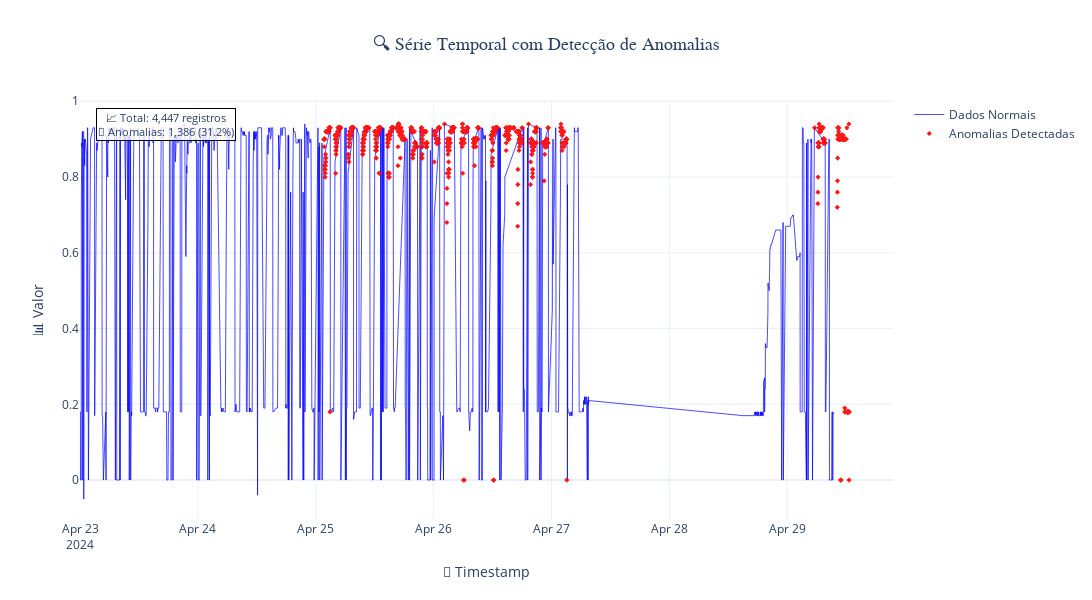

The notebook cell saved with this chart:
### Code cell
"""
📊 VISUALIZAÇÃO DA SÉRIE TEMPORAL
=================================

Criação de visualização interativa da série temporal completa
com destaque para as anomalias identificadas.
"""

print("📊 Criando visualização da série temporal...")

# Criar gráfico interativo com Plotly
fig = go.Figure()

# Dados normais
normal_data = data[data['is_anomaly'] == 0]
fig.add_trace(go.Scatter(
    x=normal_data['timestamp_dt'],
    y=normal_data['value'],
    mode='lines',
    name='Dados Normais',
    line=dict(color='blue', width=1),
    opacity=0.7,
    hovertemplate='<b>Normal</b><br>Timestamp: %{x}<br>Valor: %{y:.3f}<extra></extra>'
))

# Dados anômalos
anomaly_data = data[data['is_anomaly'] == 1]
if len(anomaly_data) > 0:
    fig.add_trace(go.Scatter(
        x=anomaly_data['timestamp_dt'],
        y=anomaly_data['value'],
        mode='markers',
        name='Anomalias Detectadas',
        marker=dict(color='red', size=4, symbol='diamond'),
        opacity=0.9,
        hovertemplate='<b>Anomalia</b><br>Timestamp: %{x}<br>Valor: %{y:.3f}<br>Cluster: %{text}<extra></extra>',
        text=anomaly_data['cluster_label']
    ))

# Layout do gráfico
fig.update_layout(
    title={
        'text': '🔍 Série Temporal com Detecção de Anomalias',
        'x': 0.5,
        'font': {'size': 18, 'family': 'Arial Black'}
    },
    xaxis_title='📅 Timestamp',
    yaxis_title='📊 Valor',
    width=1200,
    height=600,
    hovermode='x unified',
    showlegend=True,
    template='plotly_white',
    font=dict(size=12)
)

# Adicionar anotações para destacar períodos de anomalia
fig.add_annotation(
    x=0.02, y=0.98,
    xref="paper", yref="paper",
    text=f"📈 Total: {len(data):,} registros<br>🚨 Anomalias: {anomaly_count:,} ({anomaly_percentage:.1f}%)",
    showarrow=False,
    font=dict(size=11),
    bgcolor="rgba(255,255,255,0.8)",
    bordercolor="black",
    borderwidth=1
)

fig.show()
print("✅ Visualização criada com sucesso!")

### Figure 1 — Plotly figure (JSON) as saved in the notebook; plotly's stock layout.template omitted (floating-point values rounded to 4 significant figures; data arrays with more than 128 entries replaced by an {"elided": "..."} marker saying what was removed)
{"data": [{"hovertemplate": "<b>Normal</b><br>Timestamp: %{x}<br>Valor: %{y:.3f}<extra></extra>", "line": {"color": "blue", "width": 1}, "mode": "lines", "name": "Dados Normais", "opacity": 0.7, "type": "scatter", "x": {"elided": "3061 str values"}, "y": {"elided": "3061 float values"}}, {"hovertemplate": "<b>Anomalia</b><br>Timestamp: %{x}<br>Valor: %{y:.3f}<br>Cluster: %{text}<extra></extra>", "marker": {"color": "red", "size": 4, "symbol": "diamond"}, "mode": "markers", "name": "Anomalias Detectadas", "opacity": 0.9, "text": {"elided": "1386 int values"}, "type": "scatter", "x": {"elided": "1386 str values"}, "y": {"elided": "1386 float values"}}], "layout": {"annotations": [{"bgcolor": "rgba(255,255,255,0.8)", "bordercolor": "black", "borderwidth": 1, "font": {"size": 11}, "showarrow": false, "text": "📈 Total: 4,447 registros<br>🚨 Anomalias: 1,386 (31.2%)", "x": 0.02, "xref": "paper", "y": 0.98, "yref": "paper"}], "font": {"size": 12}, "height": 600, "hovermode": "x unified", "showlegend": true, "title": {"font": {"family": "Arial Black", "size": 18}, "text": "🔍 Série Temporal com Detecção de Anomalias", "x": 0.5}, "width": 1200, "xaxis": {"title": {"text": "📅 Timestamp"}}, "yaxis": {"title": {"text": "📊 Valor"}}}}
